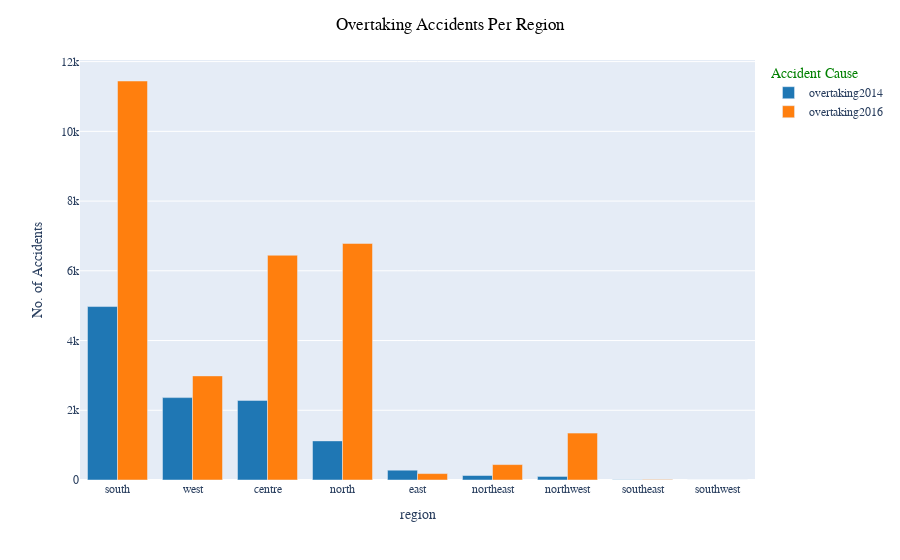

This figure's notebook cell:
### Markdown cell above
#### 4.1.3. Overtaking Accidents Per Region

### Code cell
fig_2 = data.groupby("region")[overtake].sum().sort_values(["overtaking2014"], ascending=False)
fig_2 = px.bar(fig_2, barmode="group",
              labels={"value": "No. of Accidents", "variable": "Accident Cause"},
              color_discrete_sequence=px.colors.qualitative.D3)
fig_2.update_layout(title_text="Overtaking Accidents Per Region", title_x=0.5,
                   font_family="Times New Roman", title_font_family="Times New Roman", 
                    title_font_color="black", legend_title_font_color="green")
fig_2.update_xaxes(title_font_family="Times New Roman")

### Figure 1 — Plotly figure (JSON) as saved in the notebook; plotly's stock layout.template omitted (floating-point values rounded to 4 significant figures)
{"data": [{"alignmentgroup": "True", "hovertemplate": "Accident Cause=overtaking2014<br>region=%{x}<br>No. of Accidents=%{y}<extra></extra>", "legendgroup": "overtaking2014", "marker": {"color": "#1F77B4", "pattern": {"shape": ""}}, "name": "overtaking2014", "offsetgroup": "overtaking2014", "orientation": "v", "showlegend": true, "textposition": "auto", "type": "bar", "x": ["south", "west", "centre", "north", "east", "northeast", "northwest", "southeast", "southwest"], "xaxis": "x", "y": [4975, 2363, 2283, 1122, 281, 129, 102, 7, 0], "yaxis": "y"}, {"alignmentgroup": "True", "hovertemplate": "Accident Cause=overtaking2016<br>region=%{x}<br>No. of Accidents=%{y}<extra></extra>", "legendgroup": "overtaking2016", "marker": {"color": "#FF7F0E", "pattern": {"shape": ""}}, "name": "overtaking2016", "offsetgroup": "overtaking2016", "orientation": "v", "showlegend": true, "textposition": "auto", "type": "bar", "x": ["south", "west", "centre", "north", "east", "northeast", "northwest", "southeast", "southwest"], "xaxis": "x", "y": [11444, 2986, 6446, 6785, 184, 442, 1345, 15, 0], "yaxis": "y"}], "layout": {"barmode": "group", "font": {"family": "Times New Roman"}, "legend": {"title": {"font": {"color": "green"}, "text": "Accident Cause"}, "tracegroupgap": 0}, "margin": {"t": 60}, "title": {"font": {"color": "black", "family": "Times New Roman"}, "text": "Overtaking Accidents Per Region", "x": 0.5}, "xaxis": {"anchor": "y", "domain": [0, 1], "title": {"font": {"family": "Times New Roman"}, "text": "region"}}, "yaxis": {"anchor": "x", "domain": [0, 1], "title": {"text": "No. of Accidents"}}}}
